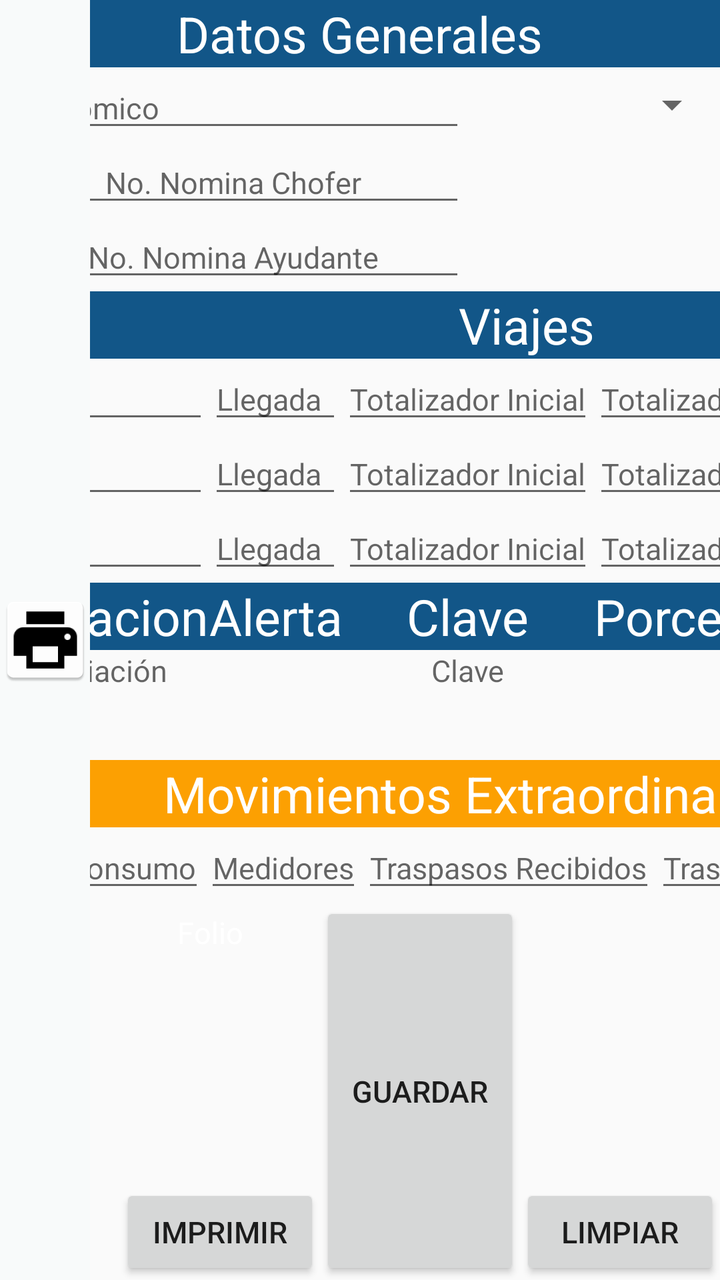
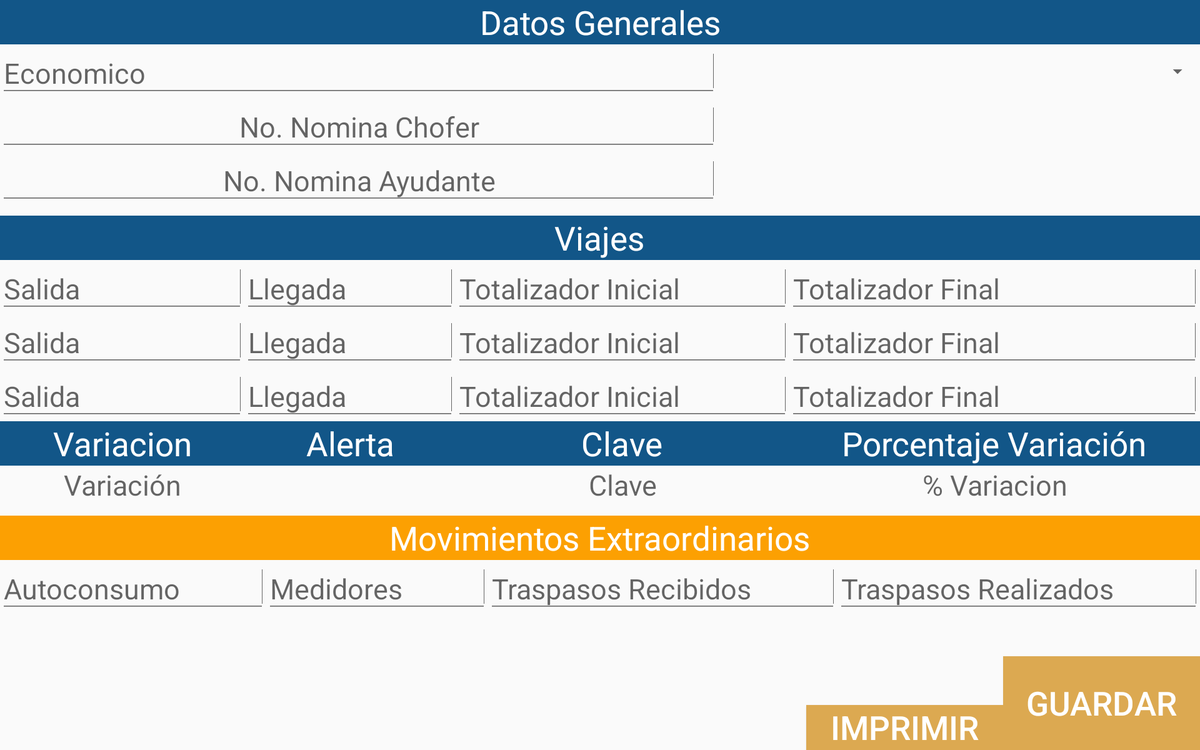

The same Android screen from two of the app's own layout files: first res/layout/ as a phone draws it, then the author's variant for another configuration, drawn on a device whose configuration selects that folder. Both files follow.
<!-- AndroidManifest.xml: application theme AppTheme -->
<!-- res/layout/activity_liquidacion.xml -->
<?xml version="1.0" encoding="utf-8"?>
<ScrollView
    xmlns:android="http://schemas.android.com/apk/res/android"
    android:layout_width="fill_parent"
    android:layout_height="fill_parent"
    android:fillViewport="true">

    <RelativeLayout xmlns:android="http://schemas.android.com/apk/res/android"
        android:layout_width="match_parent"
        android:layout_height="wrap_content">



        <TableLayout xmlns:android="http://schemas.android.com/apk/res/android"
            android:id="@+id/tabla_Datos"
            android:layout_width="match_parent"
            android:layout_height="wrap_content"
            android:stretchColumns="0,1">

            <TableRow android:background="@color/ColorPrimary">

                <TextView
                    android:layout_column="0"
                    android:text="Datos Generales"
                    android:textSize="25dp"
                    android:textAlignment="center"
                    android:layout_gravity="center"
                    android:layout_span="2"
                    android:textColor="@android:color/white"
                    android:id="@+id/textView7" />
            </TableRow>

            <TableRow>
                <EditText
                    android:id="@+id/input_economico"
                    android:hint="Economico"
                    android:textSize="15dp"
                    android:inputType="number"/>

                <Spinner
                    android:layout_width="wrap_content"
                    android:layout_height="match_parent"
                    android:id="@+id/spinner_ruta"/>


            </TableRow>

            <TableRow>
                <EditText
                    android:id="@+id/input_chofer"
                    android:hint="No. Nomina Chofer"
                    android:textAlignment="center"
                    android:layout_alignTop="@+id/input_nombreChofer"
                    android:textSize="15dp"
                    android:imeOptions="actionSearch"
                    android:singleLine="true"/>

                <TextView
                    android:id="@+id/input_nombreChofer"
                    android:textSize="15dp"
                    android:textColor="@color/navigationBarColor"
                    android:layout_gravity="center"/>

            </TableRow>

            <TableRow
                android:layout_width="match_parent"
                android:layout_height="match_parent">
                <EditText
                    android:id="@+id/input_ayudante"
                    android:textAlignment="center"
                    android:textSize="15dp"
                    android:hint="No. Nomina Ayudante"
                    android:imeOptions="actionSearch"
                    android:singleLine="true"/>

                <TextView
                    android:id="@+id/input_nombreAyudante"
                    android:textColor="@color/navigationBarColor"
                    android:textSize="15dp"
                    android:layout_gravity="center"/>
            </TableRow>
        </TableLayout>

        <TableLayout
            android:id="@+id/tabla_viajes"
            android:layout_width="match_parent"
            android:layout_height="wrap_content"
            android:stretchColumns="0,1,2,3"
            android:collapseColumns="50dp"
            android:layout_below="@+id/tabla_Datos"
            android:layout_alignParentLeft="true"
            android:layout_alignParentStart="true">

            <TableRow android:background="@color/ColorPrimary"
                android:layout_width="match_parent"
                android:layout_height="match_parent">

                <TextView
                    android:layout_column="0"
                    android:text="Viajes"
                    android:textSize="25dp"
                    android:layout_gravity="center"
                    android:textAlignment="center"
                    android:layout_span="5"
                    android:textColor="@android:color/white"
                    android:id="@+id/textView5" />
            </TableRow>

            <TableRow>
                <EditText
                    android:id="@+id/input_Salida_1"
                    android:layout_column="0"
                    android:textSize="15dp"
                    android:numeric="integer"
                    android:textAlignment="gravity"
                    android:singleLine="true"
                    android:hint="Salida"/>

                <EditText
                    android:id="@+id/input_Llegada_1"
                    android:layout_column="1"
                    android:textSize="15dp"
                    android:numeric="integer"
                    android:textAlignment="gravity"
                    android:singleLine="true"
                    android:hint="Llegada" />

                <EditText
                    android:id="@+id/input_totInicial_1"
                    android:layout_column="2"
                    android:textSize="15dp"
                    android:numeric="integer"
                    android:textAlignment="gravity"
                    android:singleLine="true"
                    android:hint="Totalizador Inicial" />

                <EditText
                    android:id="@+id/input_totFinal_1"
                    android:layout_column="3"
                    android:textSize="15dp"
                    android:numeric="integer"
                    android:textAlignment="gravity"
                    android:singleLine="true"
                    android:hint="Totalizador Final" />
            </TableRow>

            <TableRow>
                <EditText
                    android:id="@+id/input_Salida_2"
                    android:layout_column="0"
                    android:textSize="15dp"
                    android:numeric="integer"
                    android:textAlignment="gravity"
                    android:singleLine="true"
                    android:hint="Salida"/>

                <EditText
                    android:id="@+id/input_Llegada_2"
                    android:layout_column="1"
                    android:textSize="15dp"
                    android:numeric="integer"
                    android:textAlignment="gravity"
                    android:singleLine="true"
                    android:hint="Llegada" />

                <EditText
                    android:id="@+id/input_totInicial_2"
                    android:layout_column="2"
                    android:textSize="15dp"
                    android:numeric="integer"
                    android:textAlignment="gravity"
                    android:singleLine="true"
                    android:hint="Totalizador Inicial" />

                <EditText
                    android:id="@+id/input_totFinal_2"
                    android:layout_column="3"
                    android:textSize="15dp"
                    android:numeric="integer"
                    android:textAlignment="gravity"
                    android:singleLine="true"
                    android:hint="Totalizador Final" />
            </TableRow>

            <TableRow>
                <EditText
                    android:id="@+id/input_Salida_3"
                    android:layout_column="0"
                    android:textSize="15dp"
                    android:numeric="integer"
                    android:textAlignment="gravity"
                    android:singleLine="true"
                    android:hint="Salida"/>

                <EditText
                    android:id="@+id/input_Llegada_3"
                    android:layout_column="1"
                    android:textSize="15dp"
                    android:numeric="integer"
                    android:textAlignment="gravity"
                    android:singleLine="true"
                    android:hint="Llegada" />

                <EditText
                    android:id="@+id/input_totInicial_3"
                    android:layout_column="2"
                    android:textSize="15dp"
                    android:numeric="integer"
                    android:textAlignment="gravity"
                    android:singleLine="true"
                    android:hint="Totalizador Inicial" />

                <EditText
                    android:id="@+id/input_totFinal_3"
                    android:layout_column="3"
                    android:textSize="15dp"
                    android:numeric="integer"
                    android:textAlignment="gravity"
                    android:singleLine="true"
                    android:hint="Totalizador Final" />
            </TableRow>

            <TableRow android:background="@color/ColorPrimary">

                <TextView
                    android:layout_column="0"
                    android:text="Variacion"
                    android:textSize="25dp"
                    android:layout_gravity="center"
                    android:textAlignment="center"
                    android:textColor="@android:color/white"
                    android:id="@+id/tituloVariacion" />
                <TextView
                    android:layout_column="1"
                    android:text="Alerta"
                    android:textSize="25dp"
                    android:layout_gravity="center"
                    android:textAlignment="center"
                    android:textColor="@android:color/white"
                    android:id="@+id/tituloAlerta" />

                <TextView
                    android:layout_column="2"
                    android:text="Clave"
                    android:textSize="25dp"
                    android:layout_gravity="center"
                    android:textAlignment="center"
                    android:textColor="@android:color/white"
                    android:id="@+id/tituloClave" />

                <TextView
                    android:layout_column="3"
                    android:text="Porcentaje Variación"
                    android:textSize="25dp"
                    android:layout_gravity="center"
                    android:textAlignment="center"
                    android:textColor="@android:color/white"
                    android:id="@+id/tituloPorcentajeVariacion" />
            </TableRow>
            <TableRow>
                <TextView
                    android:id="@+id/input_variacion"
                    android:textSize="15dp"
                    android:hint="Variación"
                    android:textAlignment="center"/>

                <TextView
                    android:id="@+id/labelAlerta"
                    android:textColor="#fc0202"
                    android:textSize="15dp"
                    android:textColorHint="#fc0202"
                    android:textAlignment="center"/>

                <TextView
                    android:id="@+id/labelClave"
                    android:textSize="15dp"
                    android:hint="Clave"
                    android:textAlignment="center"/>

                <TextView
                    android:id="@+id/labelPorcentajeVariacion"
                    android:textSize="15dp"
                    android:hint="% Variacion"
                    android:textAlignment="center"/>
            </TableRow>

        </TableLayout>

        <TableLayout
            android:id="@+id/tabla_Mov_Extr"
            android:layout_width="match_parent"
            android:layout_height="wrap_content"
            android:stretchColumns="0,1,2,3"
            android:layout_marginTop="380dp">

            <TableRow android:background="#fca002">
                <TextView
                    android:layout_column="0"
                    android:text="Movimientos Extraordinarios"
                    android:textSize="25dp"
                    android:layout_gravity="center"
                    android:textAlignment="center"
                    android:layout_span="5"
                    android:textColor="@android:color/white" />
            </TableRow>

            <TableRow>
                <EditText
                    android:id="@+id/autoconsumo"
                    android:textSize="15dp"
                    android:numeric="integer"
                    android:hint="Autoconsumo"
                    android:layout_below="@+id/textViewVariacion"/>

                <EditText
                    android:id="@+id/medidores"
                    android:textSize="15dp"
                    android:numeric="integer"
                    android:hint="Medidores"
                    android:layout_below="@+id/textViewVariacion"/>

                <EditText
                    android:id="@+id/traspasosRecibidos"
                    android:textSize="15dp"
                    android:numeric="integer"
                    android:hint="Traspasos Recibidos"
                    android:layout_below="@+id/textViewVariacion"/>

                <EditText
                    android:id="@+id/traspasosRealizados"
                    android:textSize="15dp"
                    android:numeric="integer"
                    android:hint="Traspasos Realizados"
                    android:layout_below="@+id/textViewVariacion"/>
            </TableRow>

        </TableLayout>

        <Button
            android:id="@+id/btnGuardarLiquidacion"
            android:layout_width="100dp"
            android:layout_height="wrap_content"
            android:text="Guardar"
            android:layout_below="@+id/tabla_Mov_Extr"
            android:textSize="15dp"
            android:layout_alignParentBottom="true"
            android:layout_toLeftOf="@+id/btnLimpiar"/>

        <ImageButton
            android:id="@+id/btnImprimirTmII"
            android:layout_width="wrap_content"
            android:layout_height="match_parent"
            android:text="Imprimir"
            android:src="@mipmap/ic_printer"
            android:layout_toLeftOf="@+id/btnImprimir"
            android:layout_alignParentBottom="true"
            android:layout_gravity="center"
            android:background="@color/color_white_semitransparent"
            android:layout_marginRight="15dp"
            android:textColor="@android:color/white"
            android:textSize="35dp"/>

        <Button
            android:id="@+id/btnImprimir"
            android:layout_width="100dp"
            android:layout_height="wrap_content"
            android:text="Imprimir"
            android:textSize="15dp"
            android:layout_toLeftOf="@+id/btnGuardarLiquidacion"
            android:layout_alignParentBottom="true"/>

        <Button
            android:id="@+id/btnLimpiar"
            android:layout_width="100dp"
            android:layout_height="wrap_content"
            android:text="Limpiar"
            android:textSize="15dp"
            android:layout_alignParentBottom="true"
            android:layout_alignParentRight="true"
            android:layout_alignParentEnd="true" />

        <TextView
            android:id="@+id/lblFolio"
            android:layout_width="210dp"
            android:layout_height="wrap_content"
            android:hint="Folio"
            android:textColor="#000000"
            android:textColorHint="@android:color/white"
            android:layout_below="@+id/tabla_Mov_Extr"
            android:layout_alignParentLeft="true"
            android:layout_marginTop="5dp"
            android:layout_gravity="center"
            android:textAlignment="center"
            android:textSize="15dp"/>
    </RelativeLayout>
</ScrollView>
<!-- resources referenced by this layout -->
<resources>
  <color name="ColorPrimary">#125688</color>
  <color name="color_white_semitransparent">#f8fafa</color>
  <color name="navigationBarColor">#000000</color>
  <!-- mipmap ic_printer: png bitmap (mipmap-hdpi, 989 bytes) -->
  <style name="AppTheme" parent="Theme.AppCompat.Light.NoActionBar">
          <item name="colorPrimary">@color/PrimaryColor</item>
          <item name="colorPrimaryDark">@color/primary_dark_material_dark</item>
          <item name="colorAccent">@color/colorAccent</item>
          Customize your theme here.
      </style>
  <color name="PrimaryColor">#2196F3</color>
  <color name="colorAccent">#c8e8ff</color>
</resources>
<!-- res/layout-xlarge-land/activity_liquidacion.xml (the author's variant of the layout above) -->
<!-- drawn on a large tablet held sideways -->
<?xml version="1.0" encoding="utf-8"?>
<ScrollView
    xmlns:android="http://schemas.android.com/apk/res/android"
    android:layout_width="fill_parent"
    android:layout_height="fill_parent"
    android:fillViewport="true">

    <RelativeLayout xmlns:android="http://schemas.android.com/apk/res/android"
        android:layout_width="match_parent"
        android:layout_height="wrap_content">

        <TableLayout xmlns:android="http://schemas.android.com/apk/res/android"
            android:id="@+id/tabla_Datos"
            android:layout_width="match_parent"
            android:layout_height="wrap_content"
            android:stretchColumns="0,1">

            <TableRow android:background="@color/ColorPrimary">
                <TextView
                    android:layout_column="0"
                    android:text="Datos Generales"
                    android:textSize="35dp"
                    android:textAlignment="center"
                    android:layout_gravity="center"
                    android:layout_span="2"
                    android:textColor="@android:color/white" />
            </TableRow>

            <TableRow>

                <EditText
                    android:id="@+id/input_economico"
                    android:hint="Economico"
                    android:textSize="30dp"
                    android:inputType="textPersonName" />

                <Spinner
                    android:layout_width="wrap_content"
                    android:layout_height="match_parent"
                    android:id="@+id/spinner_ruta"/>


            </TableRow>

            <TableRow>
                <EditText
                    android:id="@+id/input_chofer"
                    android:hint="No. Nomina Chofer"
                    android:textAlignment="center"
                    android:layout_alignTop="@+id/input_nombreChofer"
                    android:textSize="30dp"
                    android:imeOptions="actionSearch"
                    android:singleLine="true"/>

                <TextView
                    android:id="@+id/input_nombreChofer"
                    android:textSize="30dp"
                    android:textColor="@color/navigationBarColor"
                    android:layout_gravity="center"/>

            </TableRow>

            <TableRow
                android:layout_width="match_parent"
                android:layout_height="match_parent">
                <EditText
                    android:id="@+id/input_ayudante"
                    android:textAlignment="center"
                    android:textSize="30dp"
                    android:hint="No. Nomina Ayudante"
                    android:imeOptions="actionSearch"
                    android:singleLine="true"/>

                <TextView
                    android:id="@+id/input_nombreAyudante"
                    android:textColor="@color/navigationBarColor"
                    android:textSize="30dp"
                    android:layout_gravity="center"/>
            </TableRow>
        </TableLayout>

        <TableLayout xmlns:android="http://schemas.android.com/apk/res/android"
            android:id="@+id/tabla_viajes"
            android:layout_width="match_parent"
            android:layout_height="wrap_content"
            android:layout_marginTop="230dp"
            android:stretchColumns="0,1,2,3"
            android:collapseColumns="50dp">

            <TableRow android:background="@color/ColorPrimary">

                <TextView
                    android:layout_column="0"
                    android:text="Viajes"
                    android:textSize="35dp"
                    android:layout_gravity="center"
                    android:textAlignment="center"
                    android:layout_span="5"
                    android:textColor="@android:color/white"
                    android:id="@+id/textView5" />
            </TableRow>

            <TableRow>
                <EditText
                    android:id="@+id/input_Salida_1"
                    android:layout_column="0"
                    android:textSize="30dp"
                    android:numeric="integer"
                    android:textAlignment="gravity"
                    android:singleLine="true"
                    android:hint="Salida"/>

                <EditText
                    android:id="@+id/input_Llegada_1"
                    android:layout_column="1"
                    android:textSize="30dp"
                    android:numeric="integer"
                    android:textAlignment="gravity"
                    android:singleLine="true"
                    android:hint="Llegada" />

                <EditText
                    android:id="@+id/input_totInicial_1"
                    android:layout_column="2"
                    android:textSize="30dp"
                    android:numeric="integer"
                    android:textAlignment="gravity"
                    android:singleLine="true"
                    android:hint="Totalizador Inicial" />

                <EditText
                    android:id="@+id/input_totFinal_1"
                    android:layout_column="3"
                    android:textSize="30dp"
                    android:numeric="integer"
                    android:textAlignment="gravity"
                    android:singleLine="true"
                    android:hint="Totalizador Final" />
            </TableRow>

            <TableRow>
                <EditText
                    android:id="@+id/input_Salida_2"
                    android:layout_column="0"
                    android:textSize="30dp"
                    android:numeric="integer"
                    android:textAlignment="gravity"
                    android:singleLine="true"
                    android:hint="Salida"/>

                <EditText
                    android:id="@+id/input_Llegada_2"
                    android:layout_column="1"
                    android:textSize="30dp"
                    android:numeric="integer"
                    android:textAlignment="gravity"
                    android:singleLine="true"
                    android:hint="Llegada" />

                <EditText
                    android:id="@+id/input_totInicial_2"
                    android:layout_column="2"
                    android:textSize="30dp"
                    android:numeric="integer"
                    android:textAlignment="gravity"
                    android:singleLine="true"
                    android:hint="Totalizador Inicial" />

                <EditText
                    android:id="@+id/input_totFinal_2"
                    android:layout_column="3"
                    android:textSize="30dp"
                    android:numeric="integer"
                    android:textAlignment="gravity"
                    android:singleLine="true"
                    android:hint="Totalizador Final" />
            </TableRow>

            <TableRow>
                <EditText
                    android:id="@+id/input_Salida_3"
                    android:layout_column="0"
                    android:textSize="30dp"
                    android:numeric="integer"
                    android:textAlignment="gravity"
                    android:singleLine="true"
                    android:hint="Salida"/>

                <EditText
                    android:id="@+id/input_Llegada_3"
                    android:layout_column="1"
                    android:textSize="30dp"
                    android:numeric="integer"
                    android:textAlignment="gravity"
                    android:singleLine="true"
                    android:hint="Llegada" />

                <EditText
                    android:id="@+id/input_totInicial_3"
                    android:layout_column="2"
                    android:textSize="30dp"
                    android:numeric="integer"
                    android:textAlignment="gravity"
                    android:singleLine="true"
                    android:hint="Totalizador Inicial" />

                <EditText
                    android:id="@+id/input_totFinal_3"
                    android:layout_column="3"
                    android:textSize="30dp"
                    android:numeric="integer"
                    android:textAlignment="gravity"
                    android:singleLine="true"
                    android:hint="Totalizador Final" />
            </TableRow>

            <TableRow android:background="@color/ColorPrimary">

                <TextView
                    android:layout_column="0"
                    android:text="Variacion"
                    android:textSize="35dp"
                    android:layout_gravity="center"
                    android:textAlignment="center"
                    android:textColor="@android:color/white"
                    android:id="@+id/tituloVariacion" />
                <TextView
                    android:layout_column="1"
                    android:text="Alerta"
                    android:textSize="35dp"
                    android:layout_gravity="center"
                    android:textAlignment="center"
                    android:textColor="@android:color/white"
                    android:id="@+id/tituloAlerta" />

                <TextView
                    android:layout_column="2"
                    android:text="Clave"
                    android:textSize="35dp"
                    android:layout_gravity="center"
                    android:textAlignment="center"
                    android:textColor="@android:color/white"
                    android:id="@+id/tituloClave" />

                <TextView
                    android:layout_column="3"
                    android:text="Porcentaje Variación"
                    android:textSize="35dp"
                    android:layout_gravity="center"
                    android:textAlignment="center"
                    android:textColor="@android:color/white"
                    android:id="@+id/tituloPorcentajeVariacion" />
            </TableRow>
            <TableRow>
                <TextView
                    android:id="@+id/input_variacion"
                    android:textSize="30dp"
                    android:hint="Variación"
                    android:textAlignment="center"/>

                <TextView
                    android:id="@+id/labelAlerta"
                    android:textColor="#fc0202"
                    android:textSize="30dp"
                    android:textColorHint="#fc0202"
                    android:textAlignment="center"/>

                <TextView
                    android:id="@+id/labelClave"
                    android:textSize="30dp"
                    android:hint="Clave"
                    android:textAlignment="center"/>

                <TextView
                    android:id="@+id/labelPorcentajeVariacion"
                    android:textSize="30dp"
                    android:hint="% Variacion"
                    android:textAlignment="center"/>
            </TableRow>

        </TableLayout>

        <TableLayout xmlns:android="http://schemas.android.com/apk/res/android"
            android:id="@+id/tabla_Mov_Extr"
            android:layout_width="match_parent"
            android:layout_height="150dp"
            android:layout_marginTop="550dp"
            android:stretchColumns="0,1,2,3">

            <TableRow android:background="#fca002">
                <TextView
                    android:layout_column="0"
                    android:text="Movimientos Extraordinarios"
                    android:textSize="35dp"
                    android:layout_gravity="center"
                    android:textAlignment="center"
                    android:layout_span="5"
                    android:textColor="@android:color/white" />
            </TableRow>

            <TableRow>
                <EditText
                    android:id="@+id/autoconsumo"
                    android:textSize="30dp"
                    android:numeric="integer"
                    android:hint="Autoconsumo"
                    android:layout_below="@+id/textViewVariacion"/>

                <EditText
                    android:id="@+id/medidores"
                    android:textSize="30dp"
                    android:numeric="integer"
                    android:hint="Medidores"
                    android:layout_below="@+id/textViewVariacion"/>

                <EditText
                    android:id="@+id/traspasosRecibidos"
                    android:textSize="30dp"
                    android:numeric="integer"
                    android:hint="Traspasos Recibidos"
                    android:layout_below="@+id/textViewVariacion"/>

                <EditText
                    android:id="@+id/traspasosRealizados"
                    android:textSize="30dp"
                    android:numeric="integer"
                    android:hint="Traspasos Realizados"
                    android:layout_below="@+id/textViewVariacion"/>
            </TableRow>
        </TableLayout>


        <Button
            android:id="@+id/btnGuardarLiquidacion"
            android:layout_width="210dp"
            android:layout_height="wrap_content"
            android:text="Guardar"
            android:layout_below="@+id/tabla_Mov_Extr"
            android:layout_alignParentRight="true"
            android:layout_alignParentEnd="true"
            android:layout_alignParentBottom="true"
            android:layout_gravity="center"
            android:background="#dca951"
            android:textColor="@android:color/white"
            android:textSize="35dp"/>
        <Button
            android:text="Imprimir"
            android:layout_width="210dp"
            android:layout_height="wrap_content"
            android:id="@+id/btnImprimir"
            android:layout_alignParentBottom="true"
            android:layout_toLeftOf="@+id/btnGuardarLiquidacion"
            android:layout_gravity="center"
            android:background="#dca951"
            android:textColor="@android:color/white"
            android:textSize="35dp"/>
    </RelativeLayout>
</ScrollView>
<!-- resources referenced by the variant -->
<!-- as a large tablet held sideways resolves them -->
<resources>
  <color name="ColorPrimary">#125688</color>
  <color name="navigationBarColor">#000000</color>
  <style name="AppTheme" parent="Theme.AppCompat.Light.NoActionBar">
          <item name="colorPrimary">@color/PrimaryColor</item>
          <item name="colorPrimaryDark">@color/primary_dark_material_dark</item>
          <item name="colorAccent">@color/colorAccent</item>
          Customize your theme here.
      </style>
  <color name="PrimaryColor">#2196F3</color>
  <color name="colorAccent">#c8e8ff</color>
</resources>
